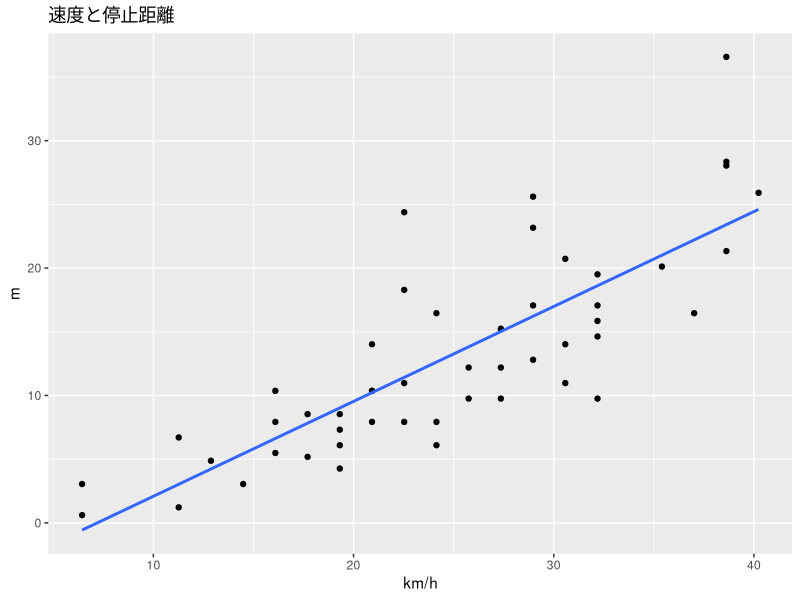

Write the R code that produced this figure.
## ---- chunk 1
knitr::opts_chunk$set(echo = TRUE)

# 出力フォーマットが TeX（PDF含む）の場合のみ対処する
# conversion failure on '...' in 'mbcsToSbcs' の Warning 発生の workaround
options(device = function(file, width = 7, height = 7, ...) {
cairo_pdf(tempfile(), width = width, height = height, ...)
})

## 1. cairo_pdf を使う方法
# * family には OS にインストールされているフォント名を指定する。
knitr::opts_chunk$set(dev="cairo_pdf", dev.args=list(family="Japan1"))

## ---- chunk 2
library(tidyverse)
library(openxlsx)
## ---- chunk 3
cars %>% summary
## ---- chunk 4
cars2 <- cars %>% tibble %>% mutate(speed2 = speed * 1.60934, dist2 = dist * 0.3048)
## ---- chunk 5
cars2 %>% head
## ---- chunk 6
cars2 %>% ggplot(aes(x=speed2, y = dist2)) +
    geom_point() + labs(title = "速度と停止距離", x= "km/h", y = "m") + stat_smooth(method = "lm", se = FALSE)
